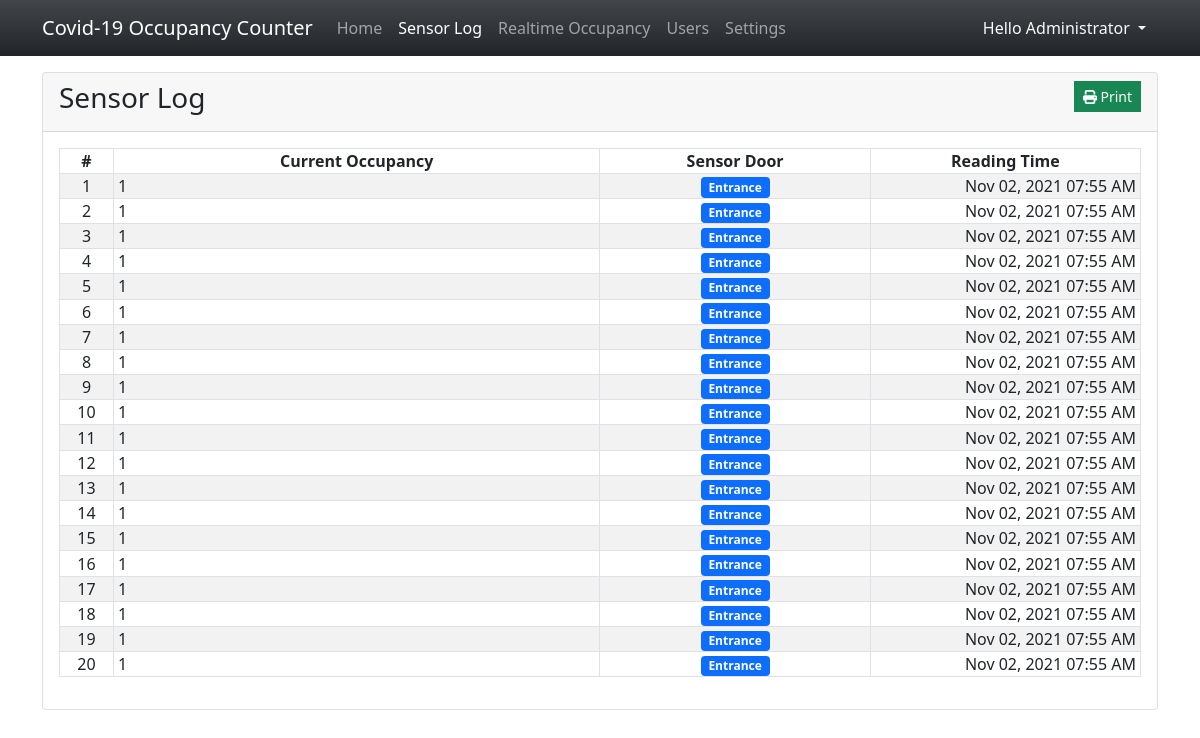
The page /?page=sensorlog (signed in) on the database its author committed.
### tables this page shows
CREATE TABLE "sensorlog" (
	"id"	INTEGER NOT NULL,
	"sensor_door"	VARCHAR(30),
	"current_people"	VARCHAR(30),
	"reading_time"	TIMESTAMP NOT NULL,
	"occupancy_limit_id"	TEXT NOT NULL,
	CONSTRAINT "pk_sensorlog" PRIMARY KEY("id")
);

### sensorlog.php (the view, shortened to what this page needs)
<div class="card">
    <div class="card-header d-flex justify-content-between">
        <h3 class="card-title">Sensor Log</h3>
        <div class="card-tools align-middle">
            <button class="btn btn-success btn-sm py-1 rounded-0" type="button" id="print"><i class="fa fa-print"></i> Print</button>
        </div>
    </div>
    <div class="card-body">
    <table class="table table-hover table-striped table-bordered">
            <colgroup>
                <col width="5%">
                <col width="45%">
                <col width="25%">
                <col width="25%">
            </colgroup>
            <thead>
                <tr>
                    <th class="p-0 text-center">#</th>
                    <th class="p-0 text-center">Current Occupancy</th>
                    <th class="p-0 text-center">Sensor Door</th>
                    <th class="p-0 text-center">Reading Time</th>
                </tr>
            </thead>
            <tbody>
                <?php
                 $att_qry = $conn->query("SELECT * FROM sensorlog limit 0,20");
                 $i = 1;
                 while($row = $att_qry->fetchArray()):
                    $bg = "primary";
                ?>
                <tr>
                    <td class="align-middle py-0 px-1 text-center"><?php echo $i++; ?></td>
                    <td class="align-middle py-0 px-1">
                        <p class="m-0">
                            <?php echo $row['current_people'] ?>
                        </p>
                    </td>
                    <td class="align-middle py-0 px-1 text-center">
                        <span class="badge bg-<?php echo $bg ?>"><?php echo $row['sensor_door'] ?></span>
                    </td>
                    <td class="align-middle py-0 px-1 text-end"><?php echo date("M d, Y h:i A",strtotime($row['reading_time']))  ?></td>
                </tr>
                <?php endwhile; ?>
            </tbody>
        </table>
    </div>
</div>

### index.php (shortened to what this page needs)
<?php
$page = isset($_GET['page']) ? $_GET['page'] : 'home';
?>
<!DOCTYPE html>
<html lang="en">
<head>
    <link rel="stylesheet" href="Font-Awesome-master/css/all.min.css">
    <link rel="stylesheet" href="css/bootstrap.min.css">
    <link rel="stylesheet" href="DataTables/datatables.min.css">
</head>
<body>
    <main>
    <nav class="navbar navbar-expand-lg navbar-dark bg-dark bg-gradient" id="topNavBar">
        <div class="container">
            <a class="navbar-brand" href="#">
            Covid-19 Occupancy Counter
            </a>
            <div class="collapse navbar-collapse" id="navbarNav">
                <ul class="navbar-nav">
                     <li class="nav-item">
                        <a class="nav-link <?php echo ($page == 'home')? 'active' : '' ?>" aria-current="page" href="./">Home</a>
                    </li>
                    <li class="nav-item">
                        <a class="nav-link <?php echo ($page == 'sensorlog')? 'active' : '' ?>" href="./?page=sensorlog">Sensor Log</a>
                    </li>
                    <li class="nav-item">
                        <a class="nav-link " href="./realtime.php" target="_blank">Realtime Occupancy</a>
                    </li>
                    <?php if($_SESSION['type'] == 1): ?>
                    <li class="nav-item">
                        <a class="nav-link <?php echo ($page == 'users')? 'active' : '' ?>" aria-current="page" href="./?page=users">Users</a>
                    </li>
                    <li class="nav-item">
                        <a class="nav-link" href="./?page=settings">Settings</a>
                    </li>
                    <?php endif; ?>
                </ul>
            </div>
            <div>
            <div class="dropdown">
                <button class="btn btn-secondary dropdown-toggle bg-transparent  text-light border-0" type="button" id="dropdownMenuButton1" data-bs-toggle="dropdown" aria-expanded="false">
                    Hello <?php echo $_SESSION['fullname'] ?>
                </button>
            </div>
            </div>
        </div>
    </nav>
    <div class="container py-3" id="page-container">
        <?php
            include $page.'.php';
        ?>
    </div>
    </main>
</body>
</html>

### index.php (style rules this page uses)
html,body { height:100%; width:100%; }
main { height:100%; display:flex; flex-flow:column; }
#page-container { flex: 1 1 auto; overflow:auto; }
#topNavBar { flex: 0 1 auto; }

### rows shown on the page
sensorlog: current_people "1", sensor_door "Entrance", reading_time "Nov 02, 2021 07:55 AM"
sensorlog: current_people "1", sensor_door "Entrance", reading_time "Nov 02, 2021 07:55 AM"
sensorlog: current_people "1", sensor_door "Entrance", reading_time "Nov 02, 2021 07:55 AM"
sensorlog: current_people "1", sensor_door "Entrance", reading_time "Nov 02, 2021 07:55 AM"
sensorlog: current_people "1", sensor_door "Entrance", reading_time "Nov 02, 2021 07:55 AM"
sensorlog: current_people "1", sensor_door "Entrance", reading_time "Nov 02, 2021 07:55 AM"
sensorlog: current_people "1", sensor_door "Entrance", reading_time "Nov 02, 2021 07:55 AM"
sensorlog: current_people "1", sensor_door "Entrance", reading_time "Nov 02, 2021 07:55 AM"
sensorlog: current_people "1", sensor_door "Entrance", reading_time "Nov 02, 2021 07:55 AM"
sensorlog: current_people "1", sensor_door "Entrance", reading_time "Nov 02, 2021 07:55 AM"
sensorlog: current_people "1", sensor_door "Entrance", reading_time "Nov 02, 2021 07:55 AM"
sensorlog: current_people "1", sensor_door "Entrance", reading_time "Nov 02, 2021 07:55 AM"
sensorlog: current_people "1", sensor_door "Entrance", reading_time "Nov 02, 2021 07:55 AM"
sensorlog: current_people "1", sensor_door "Entrance", reading_time "Nov 02, 2021 07:55 AM"
sensorlog: current_people "1", sensor_door "Entrance", reading_time "Nov 02, 2021 07:55 AM"
sensorlog: current_people "1", sensor_door "Entrance", reading_time "Nov 02, 2021 07:55 AM"
sensorlog: current_people "1", sensor_door "Entrance", reading_time "Nov 02, 2021 07:55 AM"
sensorlog: current_people "1", sensor_door "Entrance", reading_time "Nov 02, 2021 07:55 AM"
sensorlog: current_people "1", sensor_door "Entrance", reading_time "Nov 02, 2021 07:55 AM"
sensorlog: current_people "1", sensor_door "Entrance", reading_time "Nov 02, 2021 07:55 AM"

### other values the page prints
$_SESSION['fullname'] "Administrator"
